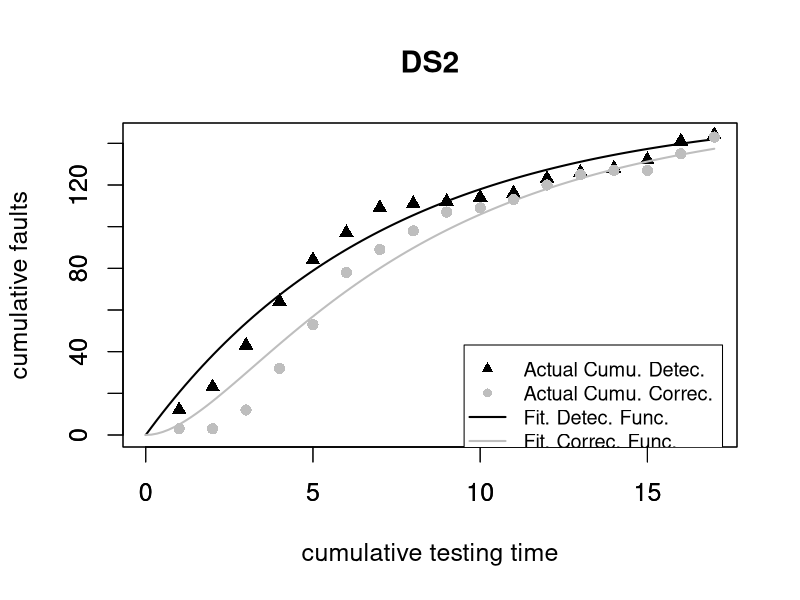

This figure's R source:
# This is the code file for paper "A Study on Optimal Release Schedule for Multi-Version Software"
# Fitting Results for the dataset (IIE_2016_DS2 data)

# The datasets of the testing time, the number of detected errors, and the number of corrected errors for IIE_2016_DS2
CPU=c(1:17)
detected=c(12,23,43,64,84,97,109,111,112,114,116,123,126,128,132,141,144)
corrected=c(3,3,12,32,53,78,89,98,107,109,113,120,125,127,127,135,143)
data1=data.frame(CPU,detected,corrected)

#Set the functions of g and k
g=function(p,b) (p+b)/2
k=function(p,b,q) sqrt(g(p,b)^2-p*b*(1-q))

#set hyperbolic functions
HR=function(p,b,q,t) g(p,b)*sinh(k(p,b,q)*t)+k(p,b,q)*cosh(k(p,b,q)*t)
HM=function(p,b,q,t) (g(p,b)-p*(1-q))*sinh(k(p,b,q)*t)+k(p,b,q)*cosh(k(p,b,q)*t)

#Set the functions of M(t), R(t) and A(t)
R=function(a,p,b,q,t) a/(1-q)*(1-exp(-g(p,b)*t)/k(p,b,q)*HR(p,b,q,t))
M=function(a,p,b,q,t) a/(1-q)*(1-exp(-g(p,b)*t)/k(p,b,q)*HM(p,b,q,t))
A=function(a,p,b,q,t) a+q*R(a,p,b,q,t)

#Set the function for calculating the MSE value
MSE=function(pars)
{
	a=pars[1]
	p=pars[2]
	b=pars[3]
	q=pars[4]
	mi=detected
	ri=corrected
	ti=CPU
	n=length(CPU)

	sum((M(a,p,b,q,ti)-mi)^2+(R(a,p,b,q,ti)-ri)^2)/(2*n)
}

#Minimize the MSE value and Obtain the values of the model parameters
(optPar=optim(par=c(156.33,0.1404,0.581,0),fn=MSE,lower=c(0,0,0,0),method="L-BFGS-B")$par)
MSE(optPar)

#Generate the figure of the fitting result for IIE DS2
png(
  filename = "DS2N.png",
  type = "cairo", 
  res = 300, # 300dpi 
  width = 2400, height = 2400,  #size
  bg = "transparent" # background color
)

par(cex=1.5)
plot(CPU,detected,xlim=c(0,max(CPU)),ylim=c(0,max(detected)),pch=17,xlab=" ",ylab=" ",main="DS2")
curve(M(optPar[1],optPar[2],optPar[3],optPar[4],x),xlim=c(0,max(CPU)),ylim=c(0,max(detected)),col="black",lwd=2,add=T)
par(new=T)
par(cex=1.5)
plot(CPU,corrected,xlim=c(0,max(CPU)),ylim=c(0,max(detected)),col="gray",pch=16,xlab="cumulative testing time",ylab="cumulative faults")
curve(R(optPar[1],optPar[2],optPar[3],optPar[4],x),xlim=c(0,max(CPU)),ylim=c(0,max(detected)),col="gray",lwd=2,add=T)
par(cex=1.2)
legend(0.56*max(CPU),0.3*max(detected),c("Actual Cumu. Detec.","Actual Cumu. Correc.","Fit. Detec. Func.","Fit. Correc. Func."),pch=c(17,16,NaN,NaN),lwd=c(NaN,NaN,2,2),col=c("1","gray","1","gray"))

dev.off()